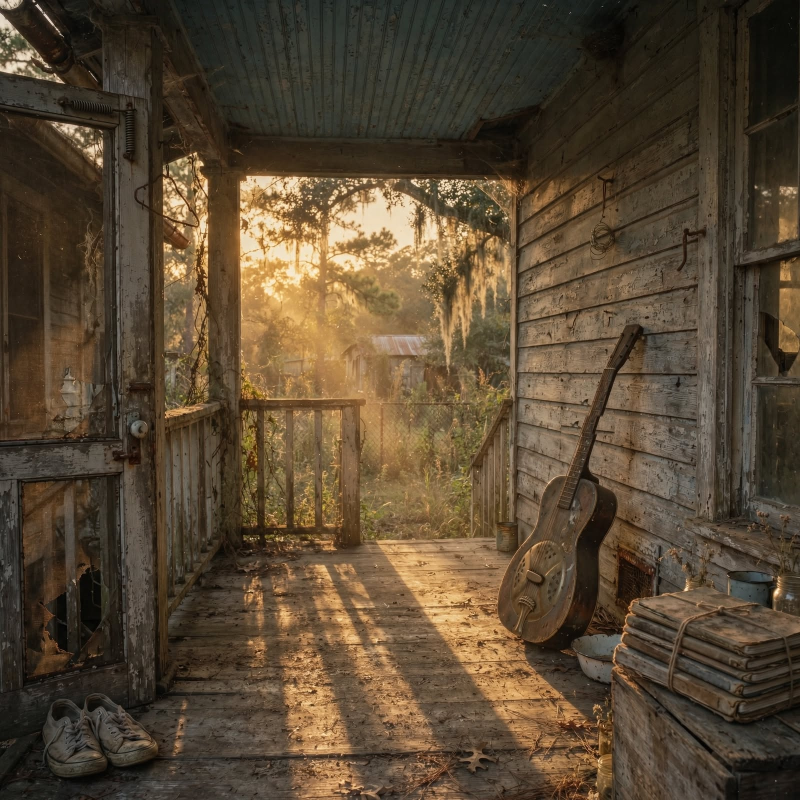
#> input picture pipeline/songs/what_im_livin/scene_fix.jpg, 1600 x 1600 px, found by its file name (shown at 1/2 size)
$ python cover_what_im_livin.py out.png
#> lines starting #> are read from the running program, lines starting #| are printed output that depends on the picture
#!/usr/bin/env python3
"""Cover for What I'm Livin': series portrait on the Southern back-porch scene, Rubik Dirt title, cream to amber.
usage: cover_what_im_livin.py out.png [clean]"""
import sys
import numpy as np, cv2
from PIL import Image, ImageDraw, ImageFont

D = '/home/claude/zachary-shorts/pipeline'
L = '/home/claude/songs/what_im_livin'
GF = '/home/claude/zachary-shorts/pipeline/fonts/gfonts'
FONT = '/home/claude/fonts/gfonts/ofl/rubikdirt/RubikDirt-Regular.ttf'
INTER_SB = '/usr/share/fonts/opentype/inter/Inter-SemiBold.otf'
S = 1668
out = sys.argv[1]
SCALE = float(__import__('os').environ.get('SCALE', '1.0'))


def hexc(h):
    h = h.lstrip('#')
    return np.array([int(h[4:6], 16), int(h[2:4], 16), int(h[0:2], 16)], np.float32)


# ---- scene: full frame (no zoom) keeps the lion right of his ear and the cape bow left of his head
sc = cv2.imread(__import__('os').environ.get('SRC', f'{L}/scene_fix.jpg'))
#> sc is the input picture: shape (1600, 1600, 3); mean B, G, R 51.4, 72.1, 88.5
n2 = int(round(SCALE * S))
sc = cv2.resize(sc, (n2, n2), interpolation=cv2.INTER_AREA).astype(np.float32)
#> sc: shape (1668, 1668, 3) float32
x0, y0 = (n2 - S) // 2, (n2 - S) // 2
img = sc[y0:y0 + S, x0:x0 + S].copy()
yy, xx = np.mgrid[0:S, 0:S].astype(np.float32)

# ---- portrait at the series position (same transform the other covers use)
P = cv2.imread(f'{L}/face_hi.jpg').astype(np.float32)  # his full-res portrait (1932px) for a sharper, truer face
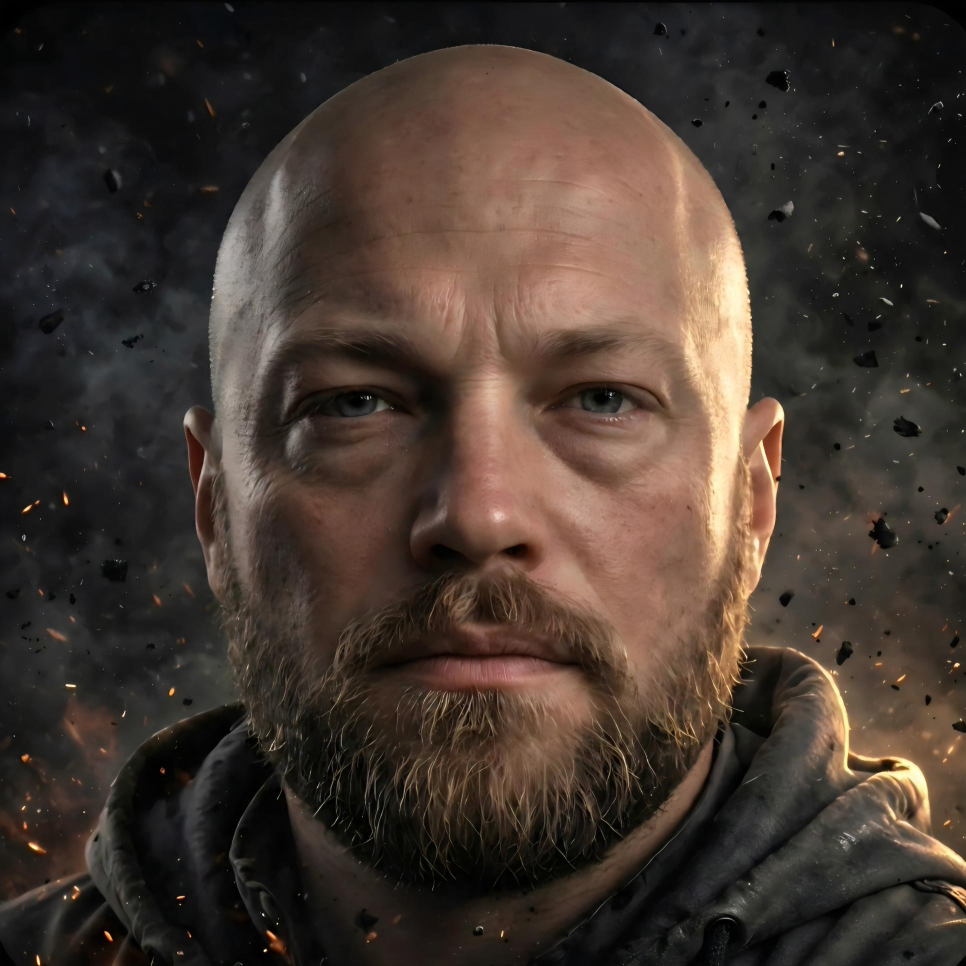
#> input picture pipeline/songs/what_im_livin/face_hi.jpg, 1932 x 1932 px, found by its file name (shown at 1/2 size)
mP = cv2.imread(f'{D}/songs/say_thank_you_for_me/matte.png', 0).astype(np.float32) / 255
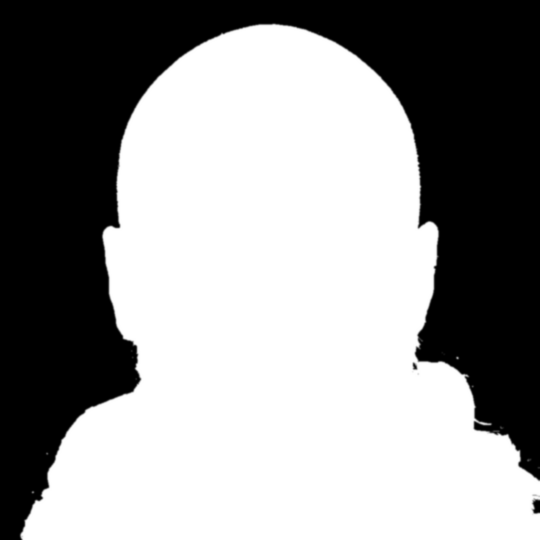
#> input picture pipeline/songs/the_seventh_day/matte.png, 1079 x 1080 px, found by its file name (shown at 1/2 size)
#> mP: shape (1080, 1079) float32; min 0, max 1, mean 0.586
#> (the run stopped early here; a loop or call above may not have finished)
